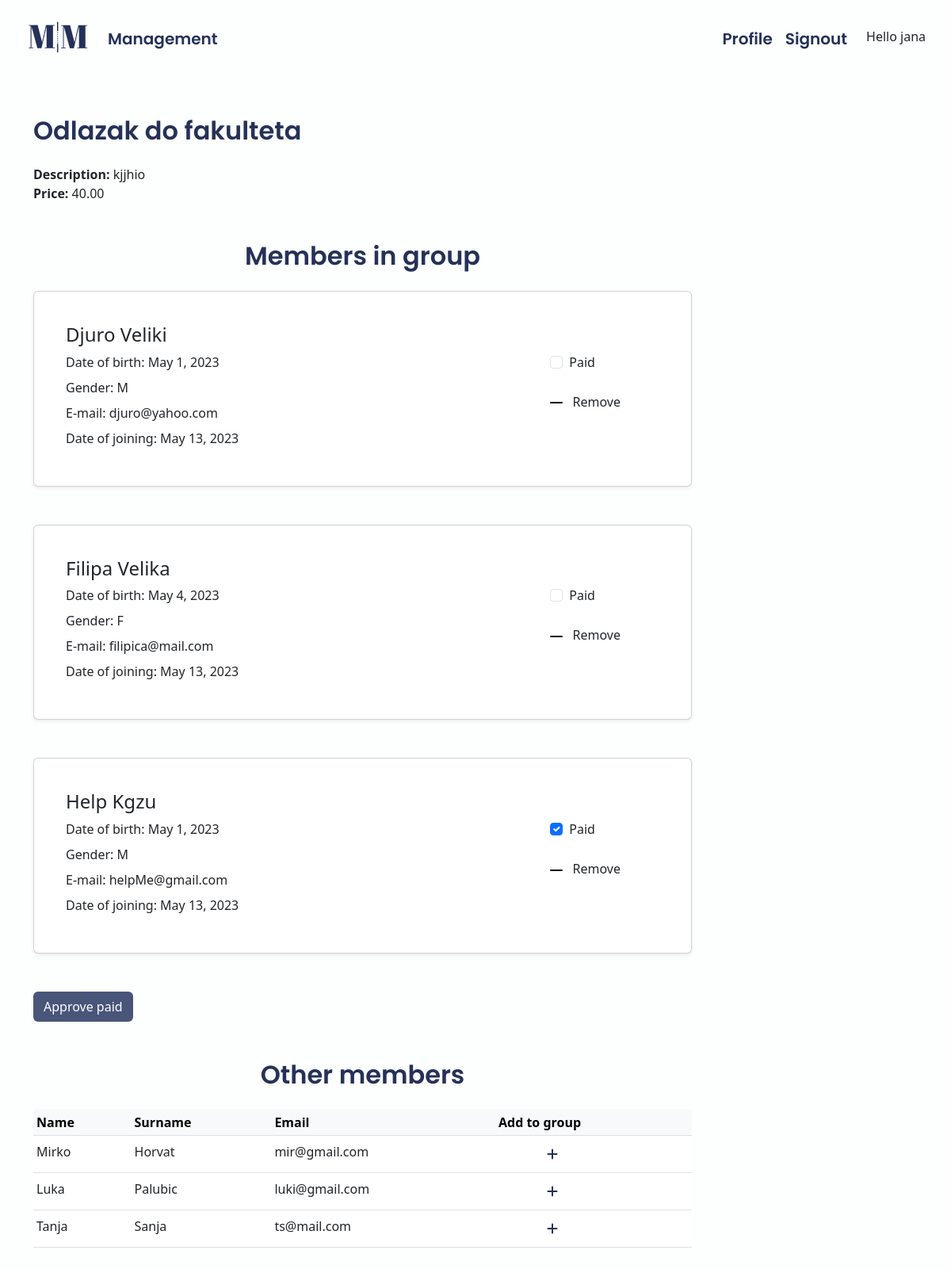
/app/management/group/1 (signed in), run on an earlier commit of the app's database.
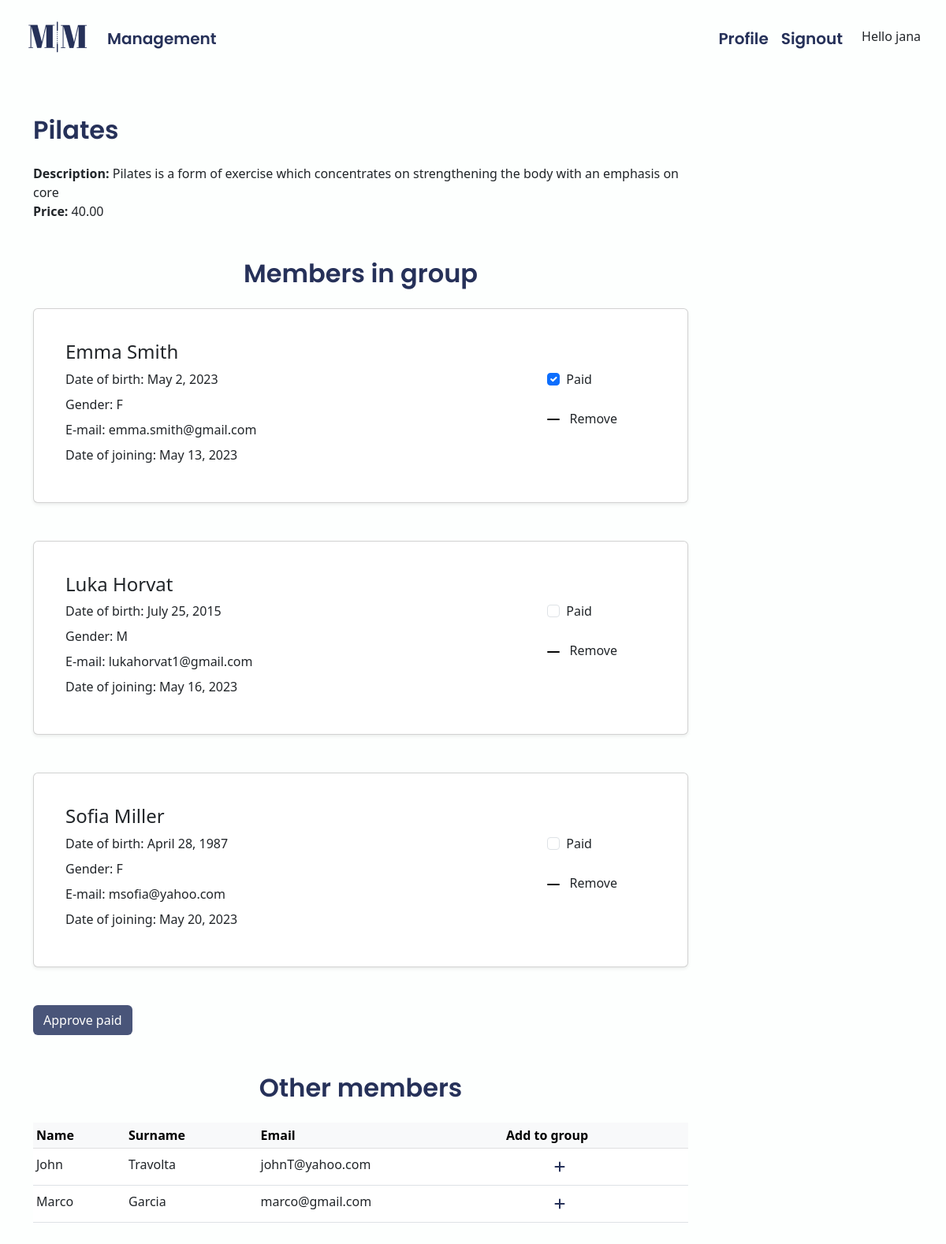
And on a later commit of the database.
### app/models.py (models this page shows, shortened)
class Group(models.Model):
    owner = models.ForeignKey(User, on_delete=models.CASCADE)
    name = models.CharField(max_length=50)
    price = models.DecimalField(max_digits=8, decimal_places=2)
    description = models.TextField(max_length=300, default=None)
    paid = models.BooleanField(default=False)

class MembersInGroup(models.Model):
    member = models.ForeignKey(Member, on_delete=models.CASCADE)
    group = models.ForeignKey(Group, on_delete=models.CASCADE)
    is_paid = models.BooleanField(default=False)

class Member(models.Model):
    owner = models.ForeignKey(User, on_delete=models.CASCADE)  # get_user_model()
    name = models.CharField(blank=False, max_length=40)
    surname = models.CharField(blank=False, max_length=50)
    date_of_birth = models.DateField(default=datetime.date.today)  # ovo
    gender = models.CharField(
        max_length=1,
        choices=Gender.choices,
        default=Gender.male,
    )
    email = models.EmailField(max_length=100, unique=True)
    date_joined = models.DateField(default=datetime.date.today)

### app/views.py (the view, shortened to what this page needs)
# urls.py: path("management/group/<int:group_id>", views.group_details, name="group_details"),
@login_required()
def group_details(request, group_id):
    user = request.user
    group = Group.objects.get(pk=group_id)
    members_in_group = MembersInGroup.objects.all().filter(Q(group=group))
    other_members = Member.objects.all()
    members_not_in_group = other_members.exclude(
        id__in=members_in_group.values("member__id")
    )
    context = {
        "user": user,
        "group": group,
        "members_in_group": members_in_group,
        "members_not_in_group": members_not_in_group,
    }
    return render(request, "app/group_details.html", context)

### app/templates/app/group_details.html (shortened to what this page needs)
{% extends 'app/base.html' %}
{% block content %}
    <div class="row">
        <div class="col-12 col-md-9 mb-5">
            <h2 class="mb-4">{{ group.name }}</h2>
            <div><b>Description:</b> {{ group.description }}</div>
            <div><b>Price:</b> {{ group.price }}</div>
            <h2 class="text-center mt-5 mb-4">Members in group</h2>
            <form action=""method="POST">
                {% for member in members_in_group %}
                    {% include 'includes/member_card.html' with member=member %}
                {% endfor %}
            <button class="btn custom-btn" type="submit">Approve paid</button>
            <h2 class="text-center mt-5 mb-4">Other members</h2>
            <table class="table table-sm">
                <thead class="table-light">
                    <tr>
                        <th scope="col">Name</th>
                        <th scope="col">Surname</th>
                        <th scope="col">Email</th>
                        <th scope="col">Add to group</th>
                      </tr>
                </thead>
                <tbody>
                    {% for member in members_not_in_group %}
                    <tr>
                        <td class="pt-2">{{ member.name }}</td>
                        <td class="pt-2">{{ member.surname }}</td>
                        <td class="pt-2">{{ member.email }}</td>
                        <td>
                            <button type="button" class="btn" href="{% url 'app:view_member' member.id %}" data-bs-toggle="modal" data-bs-target="#addToGroupModal{{member.id}}">
                                <i class="fa-solid fa-plus ms-5" style="color: #263159;"></i>
                            </button>
                        </td>
                    </tr>
                    {% endfor %}
                </tbody>
                </table>
          <br>
          <br>
        </div>
    </div>
{% endblock content %}

### app/templates/includes/member_card.html (shortened to what this page needs)
{% load static %}
<div class="card my-4 shadow-sm p-3 mb-5  rounded">
    <div class="card-body m-2">
      <div class="row">
        <h4 class="card-title">{{ member.member.name }} {{ member.member.surname }}</h4>
      </div>
      <div class="row">
      <div class="col-8">
        <div class="card-text mb-2">Date of birth: {{ member.member.date_of_birth }}</div>
        <div class="card-text mb-2">Gender: {{ member.member.gender }}</div>
        <div class="card-text mb-2">E-mail: {{ member.member.email }}</div>
        <div class="card-text mb-2">Date of joining: {{ member.member.date_joined }}</div>
      </div>
      <div class="col-4">
        <div class="row mb-3 ms-5">
          {% if member.is_paid %}
            <div class="form-check col-8 ms-5">
              <input class="form-check-input" type="checkbox" checked="checked" value={{member.id}} name="boxes">
              <span>Paid</span>
            </div>
          {% else %}
            <div class="form-check col-8 ms-5">
              <input class="form-check-input" type="checkbox" value={{member.id}} name="boxes">
              <span>Paid</span>
            </div>
          {% endif %}
        </div>
        <div class="ms-5 mt-4">
          <a class="minus-icon ms-5 me-2" href="{% url 'app:view_member' member.member.id %}" data-bs-toggle="modal" data-bs-target="#removeFromGroupModal{{member.member.id}}"><img class="minus" src="{% static 'app/images/minus.png' %}" alt="Minus"></a>
          <span>Remove</span>
        </div>
      </div>
      </div>
    </div>
  </div>

What changed in the data, as far as the page shows it:
removed MembersInGroup: member.name "Djuro", member.surname "Veliki", member.date_of_birth "May 1, 2023", member.gender "M", member.email "djuro@yahoo.com", member.date_joined "May 13, 2023"
removed MembersInGroup: member.name "Help", member.surname "Kgzu", member.date_of_birth "May 1, 2023", member.gender "M", member.email "helpMe@gmail.com", member.date_joined "May 13, 2023"
no longer on this page (row edited): Member: name "Luka", surname "Palubic", email "luki@gmail.com"
removed Member: name "Tanja", surname "Sanja", email "ts@mail.com"
changed Group: name "Odlazak do fakulteta" → "Pilates"; description "kjjhio" → "Pilates is a form of exercise which concentrates on strengthening the body with an emphasis on core"
changed MembersInGroup: member.name "Filipa" → "Emma"; member.surname "Velika" → "Smith"; member.date_of_birth "May 4, 2023" → "May 2, 2023"; member.email "filipica@mail.com" → "emma.smith@gmail.com"; is_paid False → True (drawn); boxes "☐" → "☑"
added MembersInGroup: member.name "Luka", member.surname "Horvat", member.date_of_birth "July 25, 2015", member.gender "M", member.email "lukahorvat1@gmail.com", member.date_joined "May 16, 2023"
added MembersInGroup: member.name "Sofia", member.surname "Miller", member.date_of_birth "April 28, 1987", member.gender "F", member.email "msofia@yahoo.com", member.date_joined "May 20, 2023"
now on this page (row edited): Member: name "John", surname "Travolta", email "johnT@yahoo.com"
changed Member: name "Mirko" → "Marco"; surname "Horvat" → "Garcia"; email "mir@gmail.com" → "marco@gmail.com"
